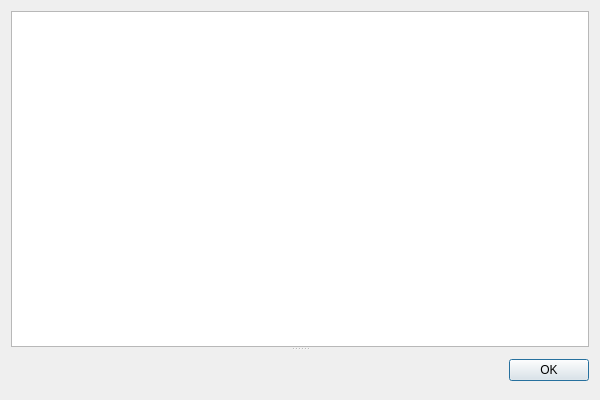
<?xml version="1.0" encoding="UTF-8"?>
<ui version="4.0">
 <class>TableWidget</class>
 <widget class="QDialog" name="TableWidget">
  <property name="geometry">
   <rect>
    <x>0</x>
    <y>0</y>
    <width>600</width>
    <height>400</height>
   </rect>
  </property>
  <property name="windowTitle">
   <string>Dialog</string>
  </property>
  <layout class="QGridLayout" name="gridLayout">
   <item row="0" column="0">
    <widget class="QSplitter" name="splitter">
     <property name="orientation">
      <enum>Qt::Vertical</enum>
     </property>
     <widget class="QTableView" name="wg_tbl_view"/>
     <widget class="QDialogButtonBox" name="btn_OK">
      <property name="orientation">
       <enum>Qt::Horizontal</enum>
      </property>
      <property name="standardButtons">
       <set>QDialogButtonBox::Ok</set>
      </property>
     </widget>
    </widget>
   </item>
  </layout>
 </widget>
 <resources/>
 <connections>
  <connection>
   <sender>btn_OK</sender>
   <signal>accepted()</signal>
   <receiver>TableWidget</receiver>
   <slot>accept()</slot>
   <hints>
    <hint type="sourcelabel">
     <x>248</x>
     <y>254</y>
    </hint>
    <hint type="destinationlabel">
     <x>157</x>
     <y>274</y>
    </hint>
   </hints>
  </connection>
  <connection>
   <sender>btn_OK</sender>
   <signal>rejected()</signal>
   <receiver>TableWidget</receiver>
   <slot>reject()</slot>
   <hints>
    <hint type="sourcelabel">
     <x>316</x>
     <y>260</y>
    </hint>
    <hint type="destinationlabel">
     <x>286</x>
     <y>274</y>
    </hint>
   </hints>
  </connection>
 </connections>
</ui>
